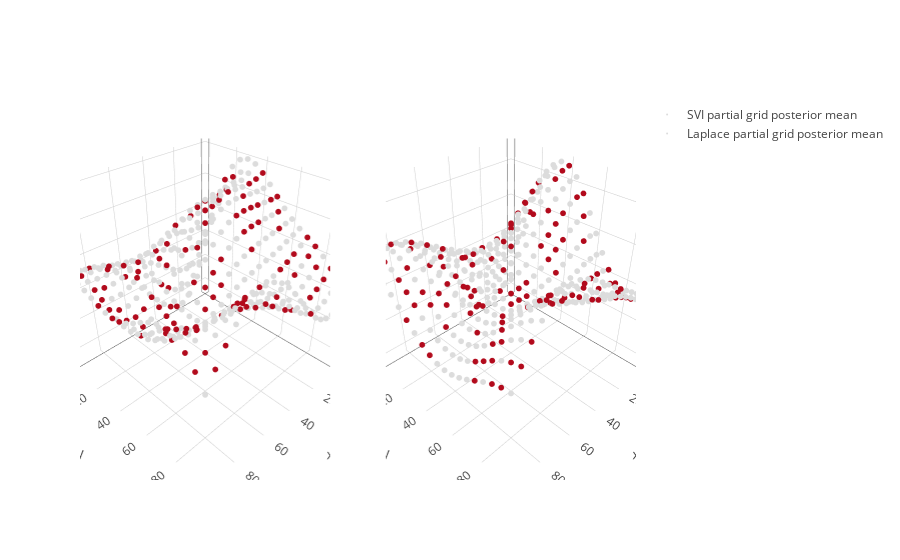

Source (notebook cell):
### Markdown cell above
We can make predictions of the entire function below.

### Code cell
pred_svi = inf_svi.predict()
pred_lp = inf_lp.f_pred

trace_svi = go.Scatter3d(x = X[:,0], y = X[:,1], z=pred_svi, mode = 'markers', marker=dict(size = 2, color = color), name = "SVI partial grid posterior mean")
trace_lp = go.Scatter3d(x = X[:,0], y = X[:,1], z=pred_lp, mode = 'markers', marker=dict(size = 2, color = color), name = "Laplace partial grid posterior mean")
fig = tools.make_subplots(rows=1, cols=2, specs=[[{'is_3d': True}, {'is_3d': True}]])
fig.append_trace(trace_svi, 1, 1)
fig.append_trace(trace_lp, 1, 2)
iplot(fig)

### Figure 1 — Plotly figure (JSON) as saved in the notebook; plotly's stock layout.template omitted (floating-point values rounded to 4 significant figures; data arrays with more than 128 entries replaced by an {"elided": "..."} marker saying what was removed)
{"data": [{"marker": {"color": {"elided": "400 int values"}, "size": 2}, "mode": "markers", "name": "SVI partial grid posterior mean", "scene": "scene1", "type": "scatter3d", "x": {"elided": "400 int values"}, "y": {"elided": "400 int values"}, "z": {"elided": "400 float values"}}, {"marker": {"color": {"elided": "400 int values"}, "size": 2}, "mode": "markers", "name": "Laplace partial grid posterior mean", "scene": "scene2", "type": "scatter3d", "x": {"elided": "400 int values"}, "y": {"elided": "400 int values"}, "z": {"elided": "400 float values"}}], "layout": {"scene1": {"domain": {"x": [0, 0.45], "y": [0, 1]}}, "scene2": {"domain": {"x": [0.55, 1], "y": [0, 1]}}}}
